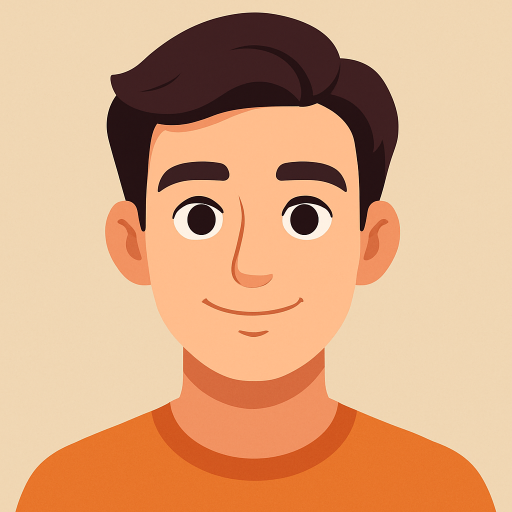
#> input picture pictures/test_face.jpg, 1024 x 1024 px (shown at 1/2 size)
$ python -i vision.py   (imports and definitions only)
#> lines starting #> are read from the running program, lines starting #| are printed output that depends on the picture
# app/services/vision.py
import cv2
import numpy as np
import mediapipe as mp
import math
from typing import Dict, Any

mp_face_mesh = mp.solutions.face_mesh

FACE_MESH_STATIC_IMAGE_MODE = True
MIN_DETECTION_CONFIDENCE = 0.5

# Landmarks indices (MediaPipe Face Mesh)
# select a few landmarks for head-pose and mouth
_LM = {
    "nose_tip": 1,
    "left_eye_outer": 33,
    "right_eye_outer": 263,
    "left_mouth": 61,
    "right_mouth": 291,
    "upper_lip": 13,
    "lower_lip": 14,
    "left_eye_inner": 133,
    "right_eye_inner": 362,
    "left_iris": 468,   # iris landmarks exist in mediapipe's mesh
    "right_iris": 473,
}

def _to_np(image_bytes: bytes):
    arr = np.frombuffer(image_bytes, np.uint8)
    img = cv2.imdecode(arr, cv2.IMREAD_COLOR)
    if img is None:
        raise ValueError("Unable to decode image bytes")
    return img

def analyze_image_bytes(image_bytes: bytes) -> Dict[str, Any]:
    """
    Analyze a single image (frame) and return detections and scores.
    """
    img = _to_np(image_bytes)
    h, w = img.shape[:2]
    rgb = cv2.cvtColor(img, cv2.COLOR_BGR2RGB)
    results = {}

    with mp_face_mesh.FaceMesh(
        static_image_mode=FACE_MESH_STATIC_IMAGE_MODE,
        max_num_faces=1,
        refine_landmarks=True,
        min_detection_confidence=MIN_DETECTION_CONFIDENCE
    ) as face_mesh:
        res = face_mesh.process(rgb)
        if not res.multi_face_landmarks:
            # No face found
            return {
                "face_detected": False,
                "gaze_direction": None,
                "head_pose": None,
                "mouth_open": None,
                "phone_detected": False,
                "risk_score": 0.0,
                "alerts": ["no_face_detected"]
            }

        # Use first face
        lm = res.multi_face_landmarks[0]
        pts = []
        for i, l in enumerate(lm.landmark):
            pts.append((int(l.x * w), int(l.y * h)))
        # helper to get landmark by name safely
        def L(name):
            idx = _LM.get(name)
            if idx is None or idx >= len(pts):
                return None
            return pts[idx]

        # Face detection
        results["face_detected"] = True

        # --- Mouth open detection ---
        upper = L("upper_lip")
        lower = L("lower_lip")
        if upper and lower:
            lip_dist = math.hypot(upper[0] - lower[0], upper[1] - lower[1])
            # normalize by face size (distance between eye outers)
            left_eye = L("left_eye_outer")
            right_eye = L("right_eye_outer")
            if left_eye and right_eye:
                eye_dist = math.hypot(left_eye[0] - right_eye[0], left_eye[1] - right_eye[1])
                mouth_ratio = lip_dist / (eye_dist + 1e-6)
            else:
                mouth_ratio = lip_dist / (h + 1e-6)
            # threshold: tuned for typical webcam frames
            mouth_open = mouth_ratio > 0.035
            results["mouth_open"] = {"mouth_ratio": round(mouth_ratio, 4), "mouth_open": bool(mouth_open)}
        else:
            results["mouth_open"] = None

        # --- Gaze estimation (very approximate) ---
        # Use iris center relative to eye bounding box
        def eye_center_and_box(left_inner, left_outer, iris_idx):
            if left_inner is None or left_outer is None or iris_idx is None:
                return None
            x1, y1 = left_inner
            x2, y2 = left_outer
            ex_min, ex_max = min(x1, x2), max(x1, x2)
            ey_min, ey_max = min(y1, y2), max(y1, y2)
            box_w = ex_max - ex_min
            box_h = ey_max - ey_min
            return {"box": (ex_min, ey_min, box_w, box_h), "center": (int((x1 + x2) / 2), int((y1 + y2)/2))}

        left_eye_box = eye_center_and_box(L("left_eye_inner"), L("left_eye_outer"), L("left_iris"))
        right_eye_box = eye_center_and_box(L("right_eye_inner"), L("right_eye_outer"), L("right_iris"))
        gaze = {"left": None, "right": None, "combined": None}
        def iris_offset(eye_box, iris):
            if eye_box is None or iris is None:
                return None
            ex, ey, ew, eh = eye_box["box"]
            ix, iy = iris
            # normalized offset: -1 (left/top) .. +1 (right/bottom)
            nx = ((ix - ex) / (ew + 1e-6) - 0.5) * 2.0
            ny = ((iy - ey) / (eh + 1e-6) - 0.5) * 2.0
            return (nx, ny)
        if left_eye_box and L("left_iris"):
            gaze["left"] = iris_offset(left_eye_box, L("left_iris"))
        if right_eye_box and L("right_iris"):
            gaze["right"] = iris_offset(right_eye_box, L("right_iris"))

        # simple combined logic
        if gaze["left"] and gaze["right"]:
            combined_x = (gaze["left"][0] + gaze["right"][0]) / 2.0
            combined_y = (gaze["left"][1] + gaze["right"][1]) / 2.0
            # thresholds (tunable)
            horiz = "center"
            if combined_x < -0.25:
                horiz = "left"
            elif combined_x > 0.25:
                horiz = "right"
            vert = "center"
            if combined_y < -0.25:
                vert = "up"
            elif combined_y > 0.25:
                vert = "down"
            results["gaze_direction"] = {"x": round(combined_x, 3), "y": round(combined_y, 3), "h": horiz, "v": vert}
        else:
            results["gaze_direction"] = None

        # --- Head pose estimation (solvePnP) ---
        # Choose 2D-3D correspondences:
        # 3D model points approximate in mm for generic face
        image_points = []
        model_points = []
        # Use nose tip, left eye outer, right eye outer, left mouth corner, right mouth corner
        correspondences = [
            ("nose_tip", (0.0, 0.0, 0.0)),
            ("left_eye_outer", (-30.0, 30.0, -30.0)),
            ("right_eye_outer", (30.0, 30.0, -30.0)),
            ("left_mouth", (-25.0, -30.0, -20.0)),
            ("right_mouth", (25.0, -30.0, -20.0)),
        ]
        for name, model_pt in correspondences:
            p = L(name)
            if p is not None:
                image_points.append((float(p[0]), float(p[1])))
                model_points.append(model_pt)

        head_pose = None
        if len(image_points) >= 4:
            image_points_np = np.array(image_points, dtype="double")
            model_points_np = np.array(model_points, dtype="double")
            # camera matrix approximation
            focal_length = w
            center = (w/2, h/2)
            camera_matrix = np.array([[focal_length, 0, center[0]],
                                      [0, focal_length, center[1]],
                                      [0, 0, 1]], dtype="double")
            dist_coeffs = np.zeros((4,1))  # assume no lens distortion
            success, rotation_vector, translation_vector = cv2.solvePnP(model_points_np, image_points_np, camera_matrix, dist_coeffs, flags=cv2.SOLVEPNP_ITERATIVE)
            if success:
                # convert to euler angles
                rmat, _ = cv2.Rodrigues(rotation_vector)
                sy = math.sqrt(rmat[0,0]*rmat[0,0] + rmat[1,0]*rmat[1,0])
                singular = sy < 1e-6
                if not singular:
                    x = math.atan2(rmat[2,1], rmat[2,2])
                    y = math.atan2(-rmat[2,0], sy)
                    z = math.atan2(rmat[1,0], rmat[0,0])
                else:
                    x = math.atan2(-rmat[1,2], rmat[1,1])
                    y = math.atan2(-rmat[2,0], sy)
                    z = 0
                # convert rad->deg
                pitch = math.degrees(x)
                yaw = math.degrees(y)
                roll = math.degrees(z)
                head_pose = {"pitch": round(pitch, 2), "yaw": round(yaw, 2), "roll": round(roll, 2)}
        results["head_pose"] = head_pose

        # --- Phone detection (naive heuristic) ---
        # Convert to grayscale and look for large rectangular contours with phone-like aspect ratio
        phone_detected = False
        gray = cv2.cvtColor(img, cv2.COLOR_BGR2GRAY)
        blur = cv2.GaussianBlur(gray, (5,5), 0)
        edged = cv2.Canny(blur, 50, 150)
        contours, _ = cv2.findContours(edged, cv2.RETR_EXTERNAL, cv2.CHAIN_APPROX_SIMPLE)
        img_area = w * h
        possible_boxes = []
        for cnt in contours:
            area = cv2.contourArea(cnt)
            if area < 0.01 * img_area:  # skip small
                continue
            peri = cv2.arcLength(cnt, True)
            approx = cv2.approxPolyDP(cnt, 0.02 * peri, True)
            if len(approx) == 4:
                x, y, bw, bh = cv2.boundingRect(approx)
                ar = bw / (bh + 1e-6)
                # phones are often tall rectangles (~0.4-0.7 aspect ratio depending orientation)
                if (0.35 <= ar <= 0.8) or (1.2 <= ar <= 3.0):  # accept both portrait and landscape heuristics
                    # ensure box not covering entire frame (not a board)
                    if area < 0.5 * img_area:
                        possible_boxes.append({"x": x, "y": y, "w": bw, "h": bh, "area": area, "ar": round(ar,2)})
        if possible_boxes:
            phone_detected = True
        results["phone_detected"] = {"detected": bool(phone_detected), "boxes": possible_boxes[:5]}

        # --- Risk scoring (very simple combination of heuristics) ---
        score = 0.0
        alerts = []
        # base: face detected -> low baseline
        if not results["face_detected"]:
            score += 0.9
            alerts.append("no_face")
        else:
            # mouth open increases risk
            if results.get("mouth_open") and results["mouth_open"]["mouth_open"]:
                score += 0.25
                alerts.append("mouth_open")
            # if gaze off-screen (left/right/up/down not center)
            g = results.get("gaze_direction")
            if g:
                if g["h"] != "center":
                    score += 0.25
                    alerts.append("gaze_away")
                if g["v"] != "center":
                    score += 0.1
                    alerts.append("gaze_vertical")
            # head pose large yaw or pitch
            hp = results.get("head_pose")
            if hp:
                # yaw threshold (~looking sideways)
                if abs(hp["yaw"]) > 20:
                    score += 0.3
                    alerts.append("head_turned")
                if abs(hp["pitch"]) > 20:
                    score += 0.2
                    alerts.append("head_tilted")
            # phone detection
            if results.get("phone_detected") and results["phone_detected"]["detected"]:
                score += 0.6
                alerts.append("phone_visible")

        # clamp score to 0..1
        score = min(1.0, score)
        results["risk_score"] = round(score, 3)
        results["alerts"] = list(dict.fromkeys(alerts))  # dedupe
        return results

>>> import cv2
>>> picture = cv2.imread('../../pictures/test_face.jpg', cv2.IMREAD_GRAYSCALE)
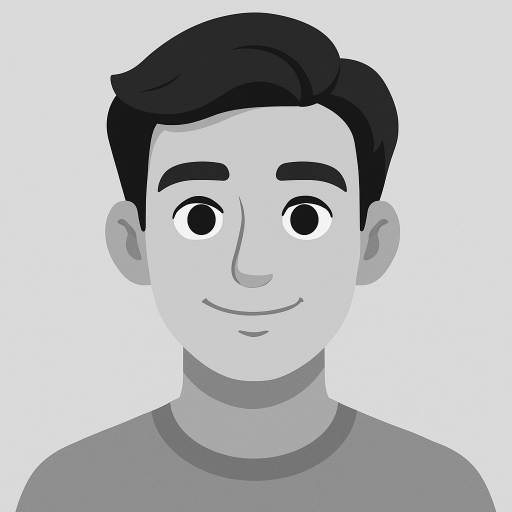
#> picture: shape (1024, 1024) (shown at 1/2 size); min 0, max 255, mean 178.1
#> (the run stopped early here; a loop or call above may not have finished)
